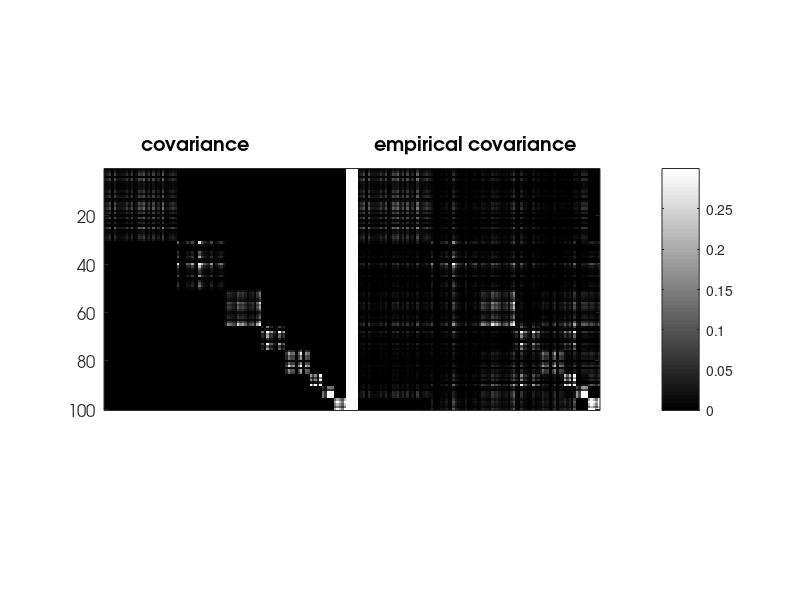
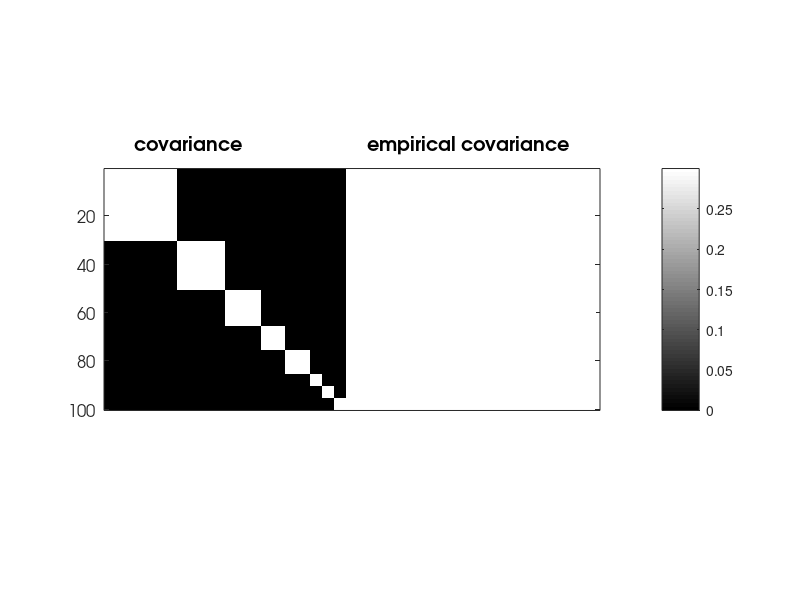

MATLAB code for these plots, in order: (Note: this script raises an error after producing the figures.)
%
%        SYNTHETIC EXPERIMENT FOR REGULARIZED k-SPCA
%
% Regularized problem for simultaneaously sparse and low rank matrices
%
%       min_X |A-X|^2+lambda*|X|_1+mu*|X|_tr
%
%
%
% 
%%%%%%%%%%%%
% Marina Vinyes and Guillaume Obozinski, 2016
% %%%%%%%%%%%%

%% add paths
clc; clear all;
addpath('../main');
addpath('../active-set');
addpath('../atom-selection');
addpath('../utils');
addpath('../other');

%% Experimental Setting
% n: nb samples 
% p: dimension
% k: block size kxk
% lambda: regularization parameter
% sigma: noise
n=20;
p=100;
sigma=0;
lambda=1;
mu=1;

%% block diagonal covariance with 5 blocks of different sizes
block_sz=[30 20 15 10 10 5 5 5];
nblocs=length(block_sz);
a=cell(1,nblocs);
C=zeros(p);
deb=1;
for i=1:nblocs %nombre de blocs
    fin=deb+block_sz(i)-1;
    a{i}=sparse(p,1);
    a{i}(deb:fin,1)=randn(block_sz(i),1);
    a{i}=a{i}/norm(a{i});
    C=C+a{i}*a{i}';
    deb=deb+block_sz(i);
end

%% output
out_as.cpu=[];
out_as.na=[];
out_as.qp=[];
out_as.hessian=[];
out_as.time=[];
out_bcd.cpu=[];
out_cndg.cpu=[];

%% data
moy = zeros(1,p); % vector of means
Y = mvnrnd(moy, C+sigma^2*eye(p), n)';
S=cov(Y');

%%
%% fcgan
param.method='asqp';
param.lambda=lambda;
param.mu=mu;
param.max_nb_atoms=50; % Right now the code assumes that both are the same
param.max_nb_iter=50;
max_iter_fw=500;
param.epsStop=1e-5;
param.debug=true;
param.lmo=@lmo_chain_lgl;
param.ws=1;

%%
figure(1);
imagesc([abs(C(1:100,1:100)) ones(100,5) abs(S(1:100,1:100))]); colormap gray;
hTitle=title('   covariance                         empirical covariance');
% set(gca,'XTick',0:20:135,'YTick',0:10:40);
h1=xlabel('');
h2=ylabel('');
set(h1,'Visible','off');
set(gca,'FontName','AvantGarde','FontWeight','normal','FontSize',12);
set(hTitle,'FontName','AvantGarde','FontSize',14,'FontWeight','bold');
set(h2,'FontName','AvantGarde','FontSize',14,'FontWeight','normal');
set(gca,'xtick',[])
caxis([0, 0.3]);
colorbar;
pbaspect([(2*100+5)/100 1 1]);

figure(2);
imagesc([(C(1:100,1:100)~=0) ones(100,5) (S(1:100,1:100)~=0)]); colormap gray;
hTitle=title('covariance                         empirical covariance');
% set(gca,'XTick',0:20:135,'YTick',0:10:40);
h1=xlabel('');
h2=ylabel('');
set(h1,'Visible','off');
set(gca,'FontName','AvantGarde','FontWeight','normal','FontSize',12);
set(hTitle,'FontName','AvantGarde','FontSize',14,'FontWeight','bold');
set(h2,'FontName','AvantGarde','FontSize',14,'FontWeight','normal');
set(gca,'xtick',[])
caxis([0, 0.3]);
colorbar;
pbaspect([(2*100+5)/100 1 1]);

%% algorithm
[x, as, hist, iter] = cgan_tr_l1(C,param);

figure(3);
imagesc([abs(C(1:100,1:100)) ones(100,5) abs(reshape(x,p,p))  ones(100,5) abs(reshape(as.atoms(:,1:length(as.coeffs))*as.coeffs,p,p))]); colormap gray;
hTitle=title('   covariance          x output            Ad');
% set(gca,'XTick',0:20:135,'YTick',0:10:40);
h1=xlabel('');
h2=ylabel('');
set(h1,'Visible','off');
set(gca,'FontName','AvantGarde','FontWeight','normal','FontSize',12);
set(hTitle,'FontName','AvantGarde','FontSize',14,'FontWeight','bold');
set(h2,'FontName','AvantGarde','FontSize',14,'FontWeight','normal');
set(gca,'xtick',[])
caxis([0, 0.3]);
colorbar;
pbaspect([(3*100+2*5)/100 1 1]);


% %% param
% 
% param.f=4;
% param.diag=0;
% param.PSD=true;
% param.max_nb_main_loop=20;
% param.powerIter=100;
% param.stPtPowerIter=1000;
% param.niterPS=10000;%5000
% param.epsStop=1e-8;
% param.PSdualityEpsilon=1e-3;
% param.k=0;
% param.PSmu=0; %strong convexity
% param.verbose=1;
% param.debug=0;
% param.sloppy=0;
% param.max_nb_atoms=param.max_nb_main_loop*param.niterPS;
% param.cardfun=inf*ones(1,p);
% param.cardfun(10)=1;
% %%
% 
% param.lambda=lambda;
% %% as quadprog
% param.opt='asqp';
% [Z_as, ActiveSet_as, hist_as, param_as, flaga_as, it_as] = cgan_spca(inputData,param);
% dg_as=hist_as.dg_sup;
% tt_as=hist_as.time_sup;
% fprintf('lambda=%f\n',lambda);
% fprintf('......tt=%f dg=%f\n',hist_as.time(end),hist_as.dg(end));
% 
% %% as quadprog
% param.sloppy=0;
% param.max_nb_main_loop=10;
% param.opt='proxbcd';
% param.nbMainLoop=20;
% [Z_bcd, ActiveSet_bcd, hist_bcd, param_bcd, flag_bcd,it_bcd] = cgan_spca(inputData,param);
% fprintf('......tt=%f dg=%f\n',hist_bcd.time(end),hist_bcd.dg(end));
% dg_bcd=hist_bcd.dg_sup;
% tt_bcd=hist_bcd.time_sup;
% 
% 
% %% Duality Gap Figure
% 
% xplot{1}=tt_bcd;
% xplot{2}=tt_as;
% yplot{1}=dg_bcd;
% yplot{2}=dg_as;
% colors = [0 0 0
%     1 0 0];
% legendStr={'bcd','cg'};
% 
% figure(1)
% for i=1:2
% loglog(xplot{i},yplot{i},'-','LineWidth',2,'Color',colors(i,:),'DisplayName',legendStr{i}); 
% hold on
% end
% title('duality gap lgl');
% legend('show','Location','southwest');
% grid on
% hold off
% 
% 
% xplot{1}=hist_bcd.time;
% xplot{2}=hist_as.time;
% yplot{1}=hist_bcd.dg;
% yplot{2}=hist_as.dg;
% colors = [0 0 0
%     1 0 0];
% legendStr={'bcd','cg'};
% 
% figure(2)
% for i=1:2
% loglog(xplot{i},yplot{i},'-','LineWidth',2,'Color',colors(i,:),'DisplayName',legendStr{i}); 
% hold on
% end
% title('duality gap lgl');
% legend('show','Location','southwest');
% grid on
% hold off
% 
